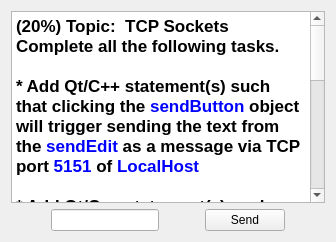
      <widget class="QWidget" name="tab_5">
       <attribute name="title">
        <string>P05</string>
       </attribute>
       <layout class="QVBoxLayout" name="verticalLayout_7">
        <item>
         <widget class="QTextBrowser" name="textBrowser_6">
          <property name="html">
           <string>&lt;!DOCTYPE HTML PUBLIC &quot;-//W3C//DTD HTML 4.0//EN&quot; &quot;http://www.w3.org/TR/REC-html40/strict.dtd&quot;&gt;
&lt;html&gt;&lt;head&gt;&lt;meta name=&quot;qrichtext&quot; content=&quot;1&quot; /&gt;&lt;style type=&quot;text/css&quot;&gt;
p, li { white-space: pre-wrap; }
&lt;/style&gt;&lt;/head&gt;&lt;body style=&quot; font-family:'Sans'; font-size:10pt; font-weight:400; font-style:normal;&quot;&gt;
&lt;p style=&quot; margin-top:0px; margin-bottom:0px; margin-left:0px; margin-right:0px; -qt-block-indent:0; text-indent:0px;&quot;&gt;&lt;span style=&quot; font-family:'.Lucida Grande UI'; font-size:13pt; font-weight:600;&quot;&gt;(20%) Topic:  TCP Sockets&lt;/span&gt;&lt;/p&gt;
&lt;p style=&quot; margin-top:0px; margin-bottom:0px; margin-left:0px; margin-right:0px; -qt-block-indent:0; text-indent:0px;&quot;&gt;&lt;span style=&quot; font-family:'.Lucida Grande UI'; font-size:13pt; font-weight:600;&quot;&gt;Complete all the following tasks.&lt;/span&gt;&lt;/p&gt;
&lt;p style=&quot;-qt-paragraph-type:empty; margin-top:0px; margin-bottom:0px; margin-left:0px; margin-right:0px; -qt-block-indent:0; text-indent:0px; font-family:'.Lucida Grande UI'; font-size:13pt; font-weight:600;&quot;&gt;&lt;br /&gt;&lt;/p&gt;
&lt;p style=&quot; margin-top:0px; margin-bottom:0px; margin-left:0px; margin-right:0px; -qt-block-indent:0; text-indent:0px;&quot;&gt;&lt;span style=&quot; font-family:'.Lucida Grande UI'; font-size:13pt; font-weight:600;&quot;&gt;* Add Qt/C++ statement(s) such that clicking the &lt;/span&gt;&lt;span style=&quot; font-family:'.Lucida Grande UI'; font-size:13pt; font-weight:600; color:#0000ff;&quot;&gt;sendButton&lt;/span&gt;&lt;span style=&quot; font-family:'.Lucida Grande UI'; font-size:13pt; font-weight:600;&quot;&gt; object will trigger sending the text from the &lt;/span&gt;&lt;span style=&quot; font-family:'.Lucida Grande UI'; font-size:13pt; font-weight:600; color:#0000ff;&quot;&gt;sendEdit&lt;/span&gt;&lt;span style=&quot; font-family:'.Lucida Grande UI'; font-size:13pt; font-weight:600;&quot;&gt; as a message via TCP port &lt;/span&gt;&lt;span style=&quot; font-family:'.Lucida Grande UI'; font-size:13pt; font-weight:600; color:#0000ff;&quot;&gt;5151&lt;/span&gt;&lt;span style=&quot; font-family:'.Lucida Grande UI'; font-size:13pt; font-weight:600;&quot;&gt; of &lt;/span&gt;&lt;span style=&quot; font-family:'.Lucida Grande UI'; font-size:13pt; font-weight:600; color:#0000ff;&quot;&gt;LocalHost     &lt;/span&gt;&lt;/p&gt;
&lt;p style=&quot;-qt-paragraph-type:empty; margin-top:0px; margin-bottom:0px; margin-left:0px; margin-right:0px; -qt-block-indent:0; text-indent:0px; font-family:'.Lucida Grande UI'; font-size:13pt; font-weight:600;&quot;&gt;&lt;br /&gt;&lt;/p&gt;
&lt;p style=&quot; margin-top:0px; margin-bottom:0px; margin-left:0px; margin-right:0px; -qt-block-indent:0; text-indent:0px;&quot;&gt;&lt;span style=&quot; font-family:'.Lucida Grande UI'; font-size:13pt; font-weight:600;&quot;&gt;* Add Qt/C++ statement(s) such that the &lt;/span&gt;&lt;span style=&quot; font-family:'.Lucida Grande UI'; font-size:13pt; font-weight:600; color:#0000ff;&quot;&gt;sendEdit &lt;/span&gt;&lt;span style=&quot; font-family:'.Lucida Grande UI'; font-size:13pt; font-weight:600;&quot;&gt;object is cleared after the text has been sent&lt;/span&gt;&lt;/p&gt;
&lt;p style=&quot;-qt-paragraph-type:empty; margin-top:0px; margin-bottom:0px; margin-left:0px; margin-right:0px; -qt-block-indent:0; text-indent:0px; font-family:'.Lucida Grande UI'; font-size:13pt; font-weight:600;&quot;&gt;&lt;br /&gt;&lt;/p&gt;
&lt;p style=&quot; margin-top:0px; margin-bottom:0px; margin-left:0px; margin-right:0px; -qt-block-indent:0; text-indent:0px;&quot;&gt;&lt;span style=&quot; font-family:'.Lucida Grande UI'; font-size:13pt; font-weight:600;&quot;&gt;* For full credit, this send function must work each time &lt;/span&gt;&lt;span style=&quot; font-family:'.Lucida Grande UI'; font-size:13pt; font-weight:600; color:#0000ff;&quot;&gt;sendButton&lt;/span&gt;&lt;span style=&quot; font-family:'.Lucida Grande UI'; font-size:13pt; font-weight:600;&quot;&gt; is clicked&lt;/span&gt;&lt;/p&gt;
&lt;p style=&quot;-qt-paragraph-type:empty; margin-top:0px; margin-bottom:0px; margin-left:0px; margin-right:0px; -qt-block-indent:0; text-indent:0px; font-family:'.Lucida Grande UI'; font-size:13pt; font-weight:600; color:#000000;&quot;&gt;&lt;br /&gt;&lt;/p&gt;
&lt;p style=&quot; margin-top:0px; margin-bottom:0px; margin-left:0px; margin-right:0px; -qt-block-indent:0; text-indent:0px;&quot;&gt;&lt;span style=&quot; font-family:'.Lucida Grande UI'; font-size:13pt; font-weight:600; color:#000000;&quot;&gt;Hints:&lt;/span&gt;&lt;/p&gt;
&lt;p style=&quot; margin-top:0px; margin-bottom:0px; margin-left:0px; margin-right:0px; -qt-block-indent:0; text-indent:0px;&quot;&gt;&lt;span style=&quot; font-family:'.Lucida Grande UI'; font-size:13pt; font-weight:600; color:#000000;&quot;&gt;Type &lt;/span&gt;&lt;span style=&quot; font-family:'.Lucida Grande UI'; font-size:13pt; font-weight:600; color:#ff0000;&quot;&gt;nc -l 5151&lt;/span&gt;&lt;span style=&quot; font-family:'.Lucida Grande UI'; font-size:13pt; font-weight:600; color:#000000;&quot;&gt; in a terminal window &lt;/span&gt;&lt;span style=&quot; font-family:'.Lucida Grande UI'; font-size:13pt; font-weight:600; color:#0000ff;&quot;&gt;before&lt;/span&gt;&lt;span style=&quot; font-family:'.Lucida Grande UI'; font-size:13pt; font-weight:600; color:#000000;&quot;&gt; trying to send a message in order to verify the message has been sent (lowercase L, not digit one)&lt;/span&gt;&lt;/p&gt;
&lt;p style=&quot;-qt-paragraph-type:empty; margin-top:0px; margin-bottom:0px; margin-left:0px; margin-right:0px; -qt-block-indent:0; text-indent:0px; font-family:'.Lucida Grande UI'; font-size:13pt; font-weight:600; color:#000000;&quot;&gt;&lt;br /&gt;&lt;/p&gt;
&lt;p style=&quot; margin-top:0px; margin-bottom:0px; margin-left:0px; margin-right:0px; -qt-block-indent:0; text-indent:0px;&quot;&gt;&lt;span style=&quot; font-family:'.Lucida Grande UI'; font-size:13pt; font-weight:600; color:#ff0000;&quot;&gt;Do NOT use the Designer tool to modify the main form itself or to create the pop-up dialog or you will receive&lt;/span&gt;&lt;span style=&quot; font-family:'.Lucida Grande UI'; font-size:13pt; font-weight:600; color:#000000;&quot;&gt; zero credit (0 points).&lt;/span&gt;&lt;/p&gt;&lt;/body&gt;&lt;/html&gt;</string>
          </property>
         </widget>
        </item>
        <item>
         <layout class="QHBoxLayout" name="horizontalLayout_10">
          <item>
           <spacer name="horizontalSpacer_10">
            <property name="orientation">
             <enum>Qt::Horizontal</enum>
            </property>
            <property name="sizeHint" stdset="0">
             <size>
              <width>40</width>
              <height>20</height>
             </size>
            </property>
           </spacer>
          </item>
          <item>
           <widget class="QLineEdit" name="sendEdit"/>
          </item>
          <item>
           <spacer name="horizontalSpacer_6">
            <property name="orientation">
             <enum>Qt::Horizontal</enum>
            </property>
            <property name="sizeHint" stdset="0">
             <size>
              <width>40</width>
              <height>20</height>
             </size>
            </property>
           </spacer>
          </item>
          <item>
           <widget class="QPushButton" name="sendButton">
            <property name="text">
             <string>Send</string>
            </property>
           </widget>
          </item>
          <item>
           <spacer name="horizontalSpacer_9">
            <property name="orientation">
             <enum>Qt::Horizontal</enum>
            </property>
            <property name="sizeHint" stdset="0">
             <size>
              <width>40</width>
              <height>20</height>
             </size>
            </property>
           </spacer>
          </item>
         </layout>
        </item>
       </layout>
      </widget>
